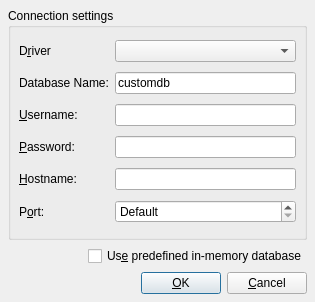
<?xml version="1.0" encoding="UTF-8"?>
<ui version="4.0">
 <class>QSqlConnectionDialogUi</class>
 <widget class="QDialog" name="QSqlConnectionDialogUi">
  <property name="geometry">
   <rect>
    <x>0</x>
    <y>0</y>
    <width>315</width>
    <height>302</height>
   </rect>
  </property>
  <property name="windowTitle">
   <string>Connect...</string>
  </property>
  <layout class="QVBoxLayout">
   <property name="spacing">
    <number>6</number>
   </property>
   <property name="margin">
    <number>8</number>
   </property>
   <item>
    <widget class="QGroupBox" name="connGroupBox">
     <property name="title">
      <string>Connection settings</string>
     </property>
     <layout class="QGridLayout">
      <property name="margin">
       <number>8</number>
      </property>
      <property name="spacing">
       <number>6</number>
      </property>
      <item row="0" column="1">
       <widget class="QComboBox" name="comboDriver"/>
      </item>
      <item row="2" column="0">
       <widget class="QLabel" name="textLabel4">
        <property name="text">
         <string>&amp;Username:</string>
        </property>
        <property name="buddy">
         <cstring>editUsername</cstring>
        </property>
       </widget>
      </item>
      <item row="0" column="0">
       <widget class="QLabel" name="textLabel2">
        <property name="text">
         <string>D&amp;river</string>
        </property>
        <property name="buddy">
         <cstring>comboDriver</cstring>
        </property>
       </widget>
      </item>
      <item row="1" column="1">
       <widget class="QLineEdit" name="editDatabase">
        <property name="text">
         <string>customdb</string>
        </property>
       </widget>
      </item>
      <item row="5" column="1">
       <widget class="QSpinBox" name="portSpinBox">
        <property name="specialValueText">
         <string>Default</string>
        </property>
        <property name="minimum">
         <number>-1</number>
        </property>
        <property name="maximum">
         <number>65535</number>
        </property>
        <property name="value">
         <number>-1</number>
        </property>
       </widget>
      </item>
      <item row="1" column="0">
       <widget class="QLabel" name="textLabel3">
        <property name="text">
         <string>Database Name:</string>
        </property>
        <property name="buddy">
         <cstring>editDatabase</cstring>
        </property>
       </widget>
      </item>
      <item row="3" column="1">
       <widget class="QLineEdit" name="editPassword">
        <property name="echoMode">
         <enum>QLineEdit::Password</enum>
        </property>
       </widget>
      </item>
      <item row="2" column="1">
       <widget class="QLineEdit" name="editUsername"/>
      </item>
      <item row="4" column="1">
       <widget class="QLineEdit" name="editHostname"/>
      </item>
      <item row="4" column="0">
       <widget class="QLabel" name="textLabel5">
        <property name="text">
         <string>&amp;Hostname:</string>
        </property>
        <property name="buddy">
         <cstring>editHostname</cstring>
        </property>
       </widget>
      </item>
      <item row="5" column="0">
       <widget class="QLabel" name="textLabel5_2">
        <property name="text">
         <string>P&amp;ort:</string>
        </property>
        <property name="buddy">
         <cstring>portSpinBox</cstring>
        </property>
       </widget>
      </item>
      <item row="3" column="0">
       <widget class="QLabel" name="textLabel4_2">
        <property name="text">
         <string>&amp;Password:</string>
        </property>
        <property name="buddy">
         <cstring>editPassword</cstring>
        </property>
       </widget>
      </item>
     </layout>
    </widget>
   </item>
   <item>
    <layout class="QHBoxLayout">
     <property name="spacing">
      <number>6</number>
     </property>
     <property name="margin">
      <number>0</number>
     </property>
     <item>
      <spacer>
       <property name="orientation">
        <enum>Qt::Horizontal</enum>
       </property>
       <property name="sizeHint" stdset="0">
        <size>
         <width>40</width>
         <height>20</height>
        </size>
       </property>
      </spacer>
     </item>
     <item>
      <widget class="QCheckBox" name="dbCheckBox">
       <property name="text">
        <string>Us&amp;e predefined in-memory database</string>
       </property>
      </widget>
     </item>
    </layout>
   </item>
   <item>
    <layout class="QHBoxLayout">
     <property name="spacing">
      <number>6</number>
     </property>
     <property name="margin">
      <number>0</number>
     </property>
     <item>
      <spacer>
       <property name="orientation">
        <enum>Qt::Horizontal</enum>
       </property>
       <property name="sizeType">
        <enum>QSizePolicy::Expanding</enum>
       </property>
       <property name="sizeHint" stdset="0">
        <size>
         <width>20</width>
         <height>20</height>
        </size>
       </property>
      </spacer>
     </item>
     <item>
      <widget class="QPushButton" name="okButton">
       <property name="text">
        <string>&amp;OK</string>
       </property>
       <property name="default">
        <bool>true</bool>
       </property>
      </widget>
     </item>
     <item>
      <widget class="QPushButton" name="cancelButton">
       <property name="text">
        <string>&amp;Cancel</string>
       </property>
      </widget>
     </item>
    </layout>
   </item>
  </layout>
 </widget>
 <tabstops>
  <tabstop>comboDriver</tabstop>
  <tabstop>editDatabase</tabstop>
  <tabstop>editUsername</tabstop>
  <tabstop>editPassword</tabstop>
  <tabstop>editHostname</tabstop>
  <tabstop>portSpinBox</tabstop>
  <tabstop>dbCheckBox</tabstop>
  <tabstop>okButton</tabstop>
  <tabstop>cancelButton</tabstop>
 </tabstops>
 <resources/>
 <connections/>
</ui>
